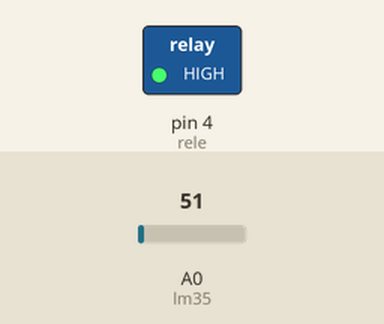
This sketch was run on a simulated Arduino Uno, built with avr-gcc and run on an emulated ATmega328P. Parts: switched loads named in the sketch (green lamp = pin HIGH). The inputs (shaded band) are chosen by the test bench; at power-on: A0 (lm35) = 51. What the sketch prints to the serial monitor is not drawn.

Above: at 0.1 s.
Timing chart, 0 to 1.6 s (numbered marks = the images above):
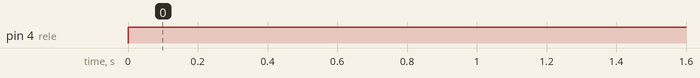

Measured:
- by itself, pin 4 (rele): LOW → HIGH at 0.00 s

The sketch:

NukeTempratueControl.ino
```cpp
//Temprature Range:-55˚C +150˚
//Voltage-Celsius Scale Factor:+0.01 V/°C

double temp,thres;
int lm35=A0;
int opVolt=5;
int rele=4;

void setup()
{
 pinMode(lm35,INPUT);
 pinMode(rele,OUTPUT);
 Serial.begin(9600);
}

void loop()
{
 temp=(opVolt/1024)*analogRead(lm35)*100;     //(analog to volt)*SensorAnalogInput*1/(0.01V/C)
 TempControl();
 Serial.println("Temp:");
 Serial.println(temp);
}

void TempControl()
{
  if(temp>thres)
   digitalWrite(rele,LOW);
  else
   digitalWrite(rele,HIGH);
}
```
